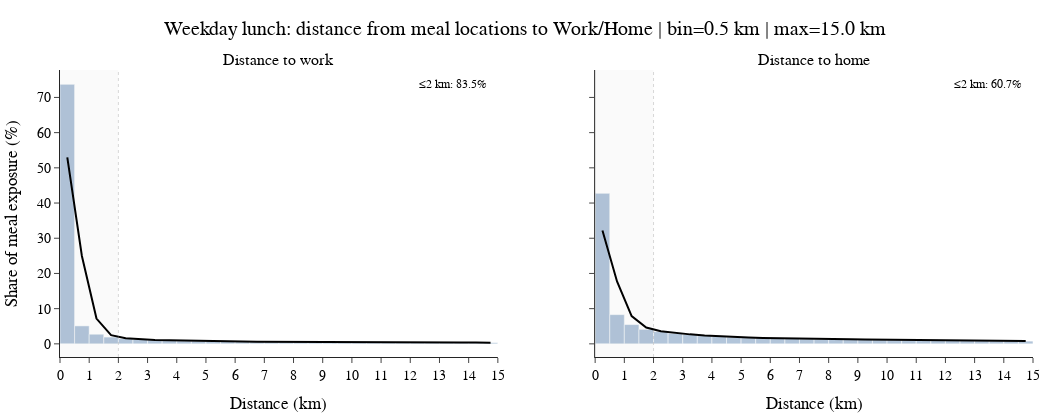
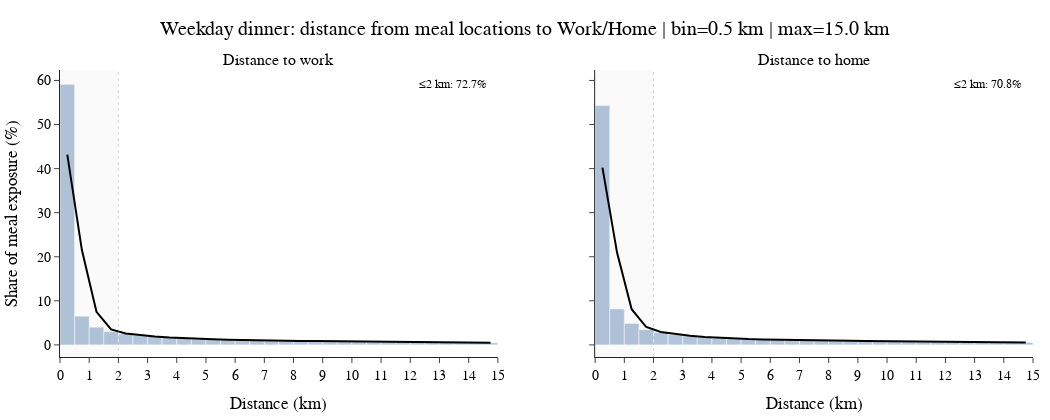

Notebook cell for these charts, in order:
### Code cell
# =========================================================
# Weekday lunch/dinner: meal-location distance to Work/Home
# (2 figures: lunch + dinner)
# =========================================================
from pathlib import Path

import numpy as np
import pandas as pd
import duckdb
import plotly.graph_objects as go
from plotly.subplots import make_subplots

# --- Config ---
WD_BIN_KM = 0.5
WD_MAX_KM = 15.0
WD_WEIGHT_MODE = "weight_share"  # "weight_share" | "location_share"
WD_SMOOTH_SIGMA_BINS = 1.0  # in bins (smaller -> closer to bars)
WD_RECOMPUTE = False

WD_SAVE_PNG = True
WD_PNG_SCALE = 2
WD_PNG_DIR = OUT_CITY_DIR / "figures_meal_distance"
WD_PNG_DIR.mkdir(parents=True, exist_ok=True)

# Font (used for notebook display + PNG export; for PNG it must be available to Kaleido/Chrome).
WD_FONT_PATH = Path(r"E:\\OneDrive\\HKU\\Project\\202512_EFE\\OptimaLTPro-Roman.otf")
WD_FONT_FAMILY: str | None = None
if WD_FONT_PATH.exists():
    try:
        from matplotlib.font_manager import FontProperties

        WD_FONT_FAMILY = FontProperties(fname=str(WD_FONT_PATH)).get_name()
    except Exception:
        WD_FONT_FAMILY = None
if WD_FONT_FAMILY is None:
    WD_FONT_FAMILY = "Arial"
print("[font]", WD_FONT_FAMILY, "| file exists:", WD_FONT_PATH.exists())

assert OUT_FILE.exists(), f"Missing output parquet: {OUT_FILE}"


def _fmt_float(x: float) -> str:
    return str(x).replace(".", "p")


def _save_png(fig: go.Figure, stem: str) -> Path | None:
    if not WD_SAVE_PNG:
        return None
    out = WD_PNG_DIR / (
        f"{stem}_{WD_WEIGHT_MODE}_bin{_fmt_float(WD_BIN_KM)}km_max{_fmt_float(WD_MAX_KM)}km.png"
    )
    fig.write_image(str(out), scale=int(WD_PNG_SCALE))
    print("[OK] Saved:", out)
    return out


def _gaussian_smooth_edge(y: np.ndarray, sigma_bins: float) -> np.ndarray:
    """Gaussian smoothing with edge padding (avoids the start being biased low)."""
    if sigma_bins <= 0:
        return y
    radius = int(np.ceil(3 * sigma_bins))
    x = np.arange(-radius, radius + 1)
    k = np.exp(-0.5 * (x / sigma_bins) ** 2)
    k = k / k.sum()
    ypad = np.pad(y, (radius, radius), mode="edge")
    return np.convolve(ypad, k, mode="valid")


def _ensure_pop_bins(window: str, is_weekend: bool) -> pd.DataFrame:
    """Return binned distance distribution for (window, is_weekend). Cached to parquet."""
    global con, grid_ll, ses_ll
    if "con" not in globals():
        con = duckdb.connect()
    if "grid_ll" not in globals():
        if "_grid_lookup_from_meta" not in globals():
            raise RuntimeError("Please run the previous population-distance cell first (it defines grid_ll).")
        grid_ll = _grid_lookup_from_meta(Path(GRID_META_VIZ))
    if "ses_ll" not in globals():
        if "_build_ses_ll" not in globals():
            raise RuntimeError("Please run the previous population-distance cell first (it defines ses_ll).")
        ses_ll = _build_ses_ll()

    con.register("grid_ll", grid_ll)
    con.register("ses_ll", ses_ll)

    cache = OUT_CITY_DIR / f"pop_meal_dist_{CITY}_{window}_{is_weekend}.parquet"
    if cache.exists() and not WD_RECOMPUTE:
        return con.execute("select * from read_parquet(?)", [str(cache)]).fetchdf()

    bin_km = float(WD_BIN_KM)
    max_km = float(WD_MAX_KM)

    sql = f'''
    with base as (
      select
        uuid,
        regexp_extract(grid_uid, '.*_(\\d+)_\\d+$', 1)::int as col,
        regexp_extract(grid_uid, '.*_\\d+_(\\d+)$', 1)::int as row,
        sum(tau_filled_min) as w_sum
      from read_parquet(?)
      where "window" = ? and is_weekend = ?
      group by 1,2,3
    ),
    joined as (
      select
        b.w_sum,
        g.lon,
        g.lat,
        s.home_lon,
        s.home_lat,
        s.work_lon,
        s.work_lat
      from base b
      join grid_ll g using(col, row)
      join ses_ll s using(uuid)
    ),
    dist as (
      select
        'home' as place,
        6371.0 * 2 * asin(least(1.0, sqrt(
          pow(sin(radians(home_lat - lat) / 2), 2)
          + cos(radians(lat)) * cos(radians(home_lat))
          * pow(sin(radians(home_lon - lon) / 2), 2)
        ))) as dist_km,
        1::bigint as n_locs,
        w_sum as w_sum
      from joined
      where home_lon is not null and home_lat is not null

      union all

      select
        'work' as place,
        6371.0 * 2 * asin(least(1.0, sqrt(
          pow(sin(radians(work_lat - lat) / 2), 2)
          + cos(radians(lat)) * cos(radians(work_lat))
          * pow(sin(radians(work_lon - lon) / 2), 2)
        ))) as dist_km,
        1::bigint as n_locs,
        w_sum as w_sum
      from joined
      where work_lon is not null and work_lat is not null
    ),
    binned as (
      select
        place,
        floor(dist_km / {bin_km}) * {bin_km} as bin_km,
        sum(n_locs) as n_locs,
        sum(w_sum) as w_sum
      from dist
      where dist_km >= 0 and dist_km < {max_km}
      group by 1,2
    )
    select * from binned
    order by place, bin_km
    '''

    params: list[object] = [str(OUT_FILE), window, bool(is_weekend)]
    con.execute(f"COPY ({sql}) TO '{cache.as_posix()}' (FORMAT PARQUET)", params)
    return con.execute("select * from read_parquet(?)", [str(cache)]).fetchdf()


def _plot_work_home(bins_df: pd.DataFrame, *, title: str) -> go.Figure:
    df = bins_df.copy()
    df["bin_km"] = pd.to_numeric(df["bin_km"], errors="coerce")
    df["n_locs"] = pd.to_numeric(df["n_locs"], errors="coerce")
    df["w_sum"] = pd.to_numeric(df["w_sum"], errors="coerce")

    bin_km = float(WD_BIN_KM)
    max_km = float(WD_MAX_KM)
    bin_starts = np.arange(0.0, max_km, bin_km)
    centers = bin_starts + bin_km / 2

    val_col = "n_locs" if WD_WEIGHT_MODE == "location_share" else "w_sum"
    y_title = "Share of meal locations (%)" if WD_WEIGHT_MODE == "location_share" else "Share of meal exposure (%)"

    fig = make_subplots(
        rows=1,
        cols=2,
        shared_yaxes=True,
        subplot_titles=["Distance to work", "Distance to home"],
    )

    def add(place: str, col: int):
        s = df.loc[df["place"] == place].set_index("bin_km")[val_col]
        s = s.reindex(bin_starts, fill_value=0.0)
        share = s.to_numpy(dtype=float)
        share = share / share.sum() if share.sum() > 0 else share
        pct = 100.0 * share
        smooth = _gaussian_smooth_edge(pct, sigma_bins=float(WD_SMOOTH_SIGMA_BINS))

        fig.add_trace(
            go.Bar(
                x=centers,
                y=pct,
                width=bin_km,
                name="bin %",
                opacity=0.65,
                marker_color="rgba(76, 120, 168, 0.65)",
                showlegend=False,
            ),
            row=1,
            col=col,
        )
        fig.add_trace(
            go.Scatter(
                x=centers,
                y=smooth,
                mode="lines",
                name="smooth",
                line={"color": "black", "width": 2},
                showlegend=False,
            ),
            row=1,
            col=col,
        )

        # Highlight the short-distance range.
        fig.add_vrect(
            x0=0,
            x1=2.0,
            fillcolor="rgba(0,0,0,0.06)",
            line_width=0,
            row=1,
            col=col,
        )
        fig.add_vline(x=2.0, line_width=1, line_dash="dot", line_color="gray", row=1, col=col)

        # Highlight: cumulative share within 2km.
        within2 = float(pct[centers <= 2.0].sum())
        xref = "x domain" if col == 1 else f"x{col} domain"
        fig.add_annotation(
            x=0.98,
            y=0.98,
            xref=xref,
            yref="y domain",
            text=f"≤2 km: {within2:.1f}%",
            showarrow=False,
            font={"family": WD_FONT_FAMILY, "size": 12, "color": "black"},
            align="right",
        )

    add("work", 1)
    add("home", 2)

    fig.update_layout(
        title=title,
        height=420,
        width=1050,
        template="simple_white",
        font={"family": WD_FONT_FAMILY, "size": 14, "color": "black"},
        margin={"r": 10, "t": 70, "l": 10, "b": 10},
        title_x=0.5,
    )
    fig.update_xaxes(title_text="Distance (km)", range=[0, max_km], dtick=1, row=1, col=1)
    fig.update_xaxes(title_text="Distance (km)", range=[0, max_km], dtick=1, row=1, col=2)
    fig.update_yaxes(title_text=y_title, row=1, col=1)
    return fig


# 1) Weekday lunch
bins_wd_lunch = _ensure_pop_bins("lunch", False)
fig_wd_lunch = _plot_work_home(
    bins_wd_lunch,
    title=f"Weekday lunch: distance from meal locations to Work/Home | bin={WD_BIN_KM} km | max={WD_MAX_KM} km",
)

# 2) Weekday dinner
bins_wd_dinner = _ensure_pop_bins("dinner", False)
fig_wd_dinner = _plot_work_home(
    bins_wd_dinner,
    title=f"Weekday dinner: distance from meal locations to Work/Home | bin={WD_BIN_KM} km | max={WD_MAX_KM} km",
)

display(fig_wd_lunch)
_save_png(fig_wd_lunch, "weekday_lunch_dist_work_home")
display(fig_wd_dinner)
_save_png(fig_wd_dinner, "weekday_dinner_dist_work_home")

### Figure 1 — Plotly figure (JSON) as saved in the notebook; plotly's stock layout.template omitted (floating-point values rounded to 4 significant figures)
{"data": [{"marker": {"color": "rgba(76, 120, 168, 0.65)"}, "name": "bin %", "opacity": 0.65, "showlegend": false, "type": "bar", "width": 0.5, "x": [0.25, 0.75, 1.25, 1.75, 2.25, 2.75, 3.25, 3.75, 4.25, 4.75, 5.25, 5.75, 6.25, 6.75, 7.25, 7.75, 8.25, 8.75, 9.25, 9.75, 10.25, 10.75, 11.25, 11.75, 12.25, 12.75, 13.25, 13.75, 14.25, 14.75], "xaxis": "x", "y": [73.72, 5.103, 2.738, 1.927, 1.509, 1.264, 1.104, 0.9825, 0.8631, 0.7919, 0.8051, 0.673, 0.63, 0.6035, 0.5669, 0.5395, 0.5516, 0.526, 0.5188, 0.4833, 0.4749, 0.4419, 0.4389, 0.4554, 0.4284, 0.4108, 0.4005, 0.3701, 0.3485, 0.3361], "yaxis": "y"}, {"line": {"color": "black", "width": 2}, "mode": "lines", "name": "smooth", "showlegend": false, "type": "scatter", "x": [0.25, 0.75, 1.25, 1.75, 2.25, 2.75, 3.25, 3.75, 4.25, 4.75, 5.25, 5.75, 6.25, 6.75, 7.25, 7.75, 8.25, 8.75, 9.25, 9.75, 10.25, 10.75, 11.25, 11.75, 12.25, 12.75, 13.25, 13.75, 14.25, 14.75], "xaxis": "x", "y": [52.96, 24.96, 7.189, 2.472, 1.609, 1.31, 1.124, 0.9895, 0.8856, 0.8169, 0.7635, 0.6976, 0.6404, 0.602, 0.572, 0.5521, 0.5415, 0.5288, 0.5111, 0.49, 0.4695, 0.4524, 0.4451, 0.4416, 0.4295, 0.4126, 0.3943, 0.3727, 0.3531, 0.3412], "yaxis": "y"}, {"marker": {"color": "rgba(76, 120, 168, 0.65)"}, "name": "bin %", "opacity": 0.65, "showlegend": false, "type": "bar", "width": 0.5, "x": [0.25, 0.75, 1.25, 1.75, 2.25, 2.75, 3.25, 3.75, 4.25, 4.75, 5.25, 5.75, 6.25, 6.75, 7.25, 7.75, 8.25, 8.75, 9.25, 9.75, 10.25, 10.75, 11.25, 11.75, 12.25, 12.75, 13.25, 13.75, 14.25, 14.75], "xaxis": "x2", "y": [42.75, 8.298, 5.479, 4.121, 3.491, 3.018, 2.679, 2.345, 2.077, 1.921, 1.751, 1.697, 1.55, 1.519, 1.389, 1.304, 1.324, 1.276, 1.257, 1.191, 1.139, 1.079, 1.05, 1.042, 0.9885, 0.9468, 0.8977, 0.8444, 0.7928, 0.782], "yaxis": "y2"}, {"line": {"color": "black", "width": 2}, "mode": "lines", "name": "smooth", "showlegend": false, "type": "scatter", "x": [0.25, 0.75, 1.25, 1.75, 2.25, 2.75, 3.25, 3.75, 4.25, 4.75, 5.25, 5.75, 6.25, 6.75, 7.25, 7.75, 8.25, 8.75, 9.25, 9.75, 10.25, 10.75, 11.25, 11.75, 12.25, 12.75, 13.25, 13.75, 14.25, 14.75], "xaxis": "x2", "y": [32.23, 17.72, 7.893, 4.628, 3.609, 3.08, 2.695, 2.377, 2.122, 1.93, 1.787, 1.677, 1.581, 1.493, 1.406, 1.34, 1.308, 1.28, 1.242, 1.193, 1.139, 1.091, 1.057, 1.027, 0.9894, 0.9444, 0.896, 0.8473, 0.8084, 0.7885], "yaxis": "y2"}], "layout": {"annotations": [{"font": {"size": 16}, "showarrow": false, "text": "Distance to work", "x": 0.225, "xanchor": "center", "xref": "paper", "y": 1, "yanchor": "bottom", "yref": "paper"}, {"font": {"size": 16}, "showarrow": false, "text": "Distance to home", "x": 0.775, "xanchor": "center", "xref": "paper", "y": 1, "yanchor": "bottom", "yref": "paper"}, {"align": "right", "font": {"color": "black", "family": "Optima LT Pro", "size": 12}, "showarrow": false, "text": "≤2 km: 83.5%", "x": 0.98, "xref": "x domain", "y": 0.98, "yref": "y domain"}, {"align": "right", "font": {"color": "black", "family": "Optima LT Pro", "size": 12}, "showarrow": false, "text": "≤2 km: 60.7%", "x": 0.98, "xref": "x2 domain", "y": 0.98, "yref": "y domain"}], "font": {"color": "black", "family": "Optima LT Pro", "size": 14}, "height": 420, "margin": {"b": 10, "l": 10, "r": 10, "t": 70}, "shapes": [{"fillcolor": "rgba(0,0,0,0.06)", "line": {"width": 0}, "type": "rect", "x0": 0, "x1": 2, "xref": "x", "y0": 0, "y1": 1, "yref": "y domain"}, {"line": {"color": "gray", "dash": "dot", "width": 1}, "type": "line", "x0": 2, "x1": 2, "xref": "x", "y0": 0, "y1": 1, "yref": "y domain"}, {"fillcolor": "rgba(0,0,0,0.06)", "line": {"width": 0}, "type": "rect", "x0": 0, "x1": 2, "xref": "x2", "y0": 0, "y1": 1, "yref": "y2 domain"}, {"line": {"color": "gray", "dash": "dot", "width": 1}, "type": "line", "x0": 2, "x1": 2, "xref": "x2", "y0": 0, "y1": 1, "yref": "y2 domain"}], "title": {"text": "Weekday lunch: distance from meal locations to Work/Home | bin=0.5 km | max=15.0 km", "x": 0.5}, "width": 1050, "xaxis": {"anchor": "y", "domain": [0, 0.45], "dtick": 1, "range": [0, 15], "title": {"text": "Distance (km)"}}, "xaxis2": {"anchor": "y2", "domain": [0.55, 1], "dtick": 1, "range": [0, 15], "title": {"text": "Distance (km)"}}, "yaxis": {"anchor": "x", "domain": [0, 1], "title": {"text": "Share of meal exposure (%)"}}, "yaxis2": {"anchor": "x2", "domain": [0, 1], "matches": "y", "showticklabels": false}}}

### Figure 2 — Plotly figure (JSON) as saved in the notebook; plotly's stock layout.template omitted (floating-point values rounded to 4 significant figures)
{"data": [{"marker": {"color": "rgba(76, 120, 168, 0.65)"}, "name": "bin %", "opacity": 0.65, "showlegend": false, "type": "bar", "width": 0.5, "x": [0.25, 0.75, 1.25, 1.75, 2.25, 2.75, 3.25, 3.75, 4.25, 4.75, 5.25, 5.75, 6.25, 6.75, 7.25, 7.75, 8.25, 8.75, 9.25, 9.75, 10.25, 10.75, 11.25, 11.75, 12.25, 12.75, 13.25, 13.75, 14.25, 14.75], "xaxis": "x", "y": [59.12, 6.523, 4.022, 3.005, 2.493, 2.182, 1.911, 1.667, 1.496, 1.336, 1.298, 1.145, 1.077, 1.025, 0.9627, 0.898, 0.883, 0.8639, 0.8432, 0.7795, 0.7592, 0.726, 0.7157, 0.6976, 0.6876, 0.6561, 0.6187, 0.5871, 0.5266, 0.4965], "yaxis": "y"}, {"line": {"color": "black", "width": 2}, "mode": "lines", "name": "smooth", "showlegend": false, "type": "scatter", "x": [0.25, 0.75, 1.25, 1.75, 2.25, 2.75, 3.25, 3.75, 4.25, 4.75, 5.25, 5.75, 6.25, 6.75, 7.25, 7.75, 8.25, 8.75, 9.25, 9.75, 10.25, 10.75, 11.25, 11.75, 12.25, 12.75, 13.25, 13.75, 14.25, 14.75], "xaxis": "x", "y": [43.16, 21.51, 7.51, 3.517, 2.607, 2.213, 1.929, 1.697, 1.512, 1.375, 1.269, 1.17, 1.087, 1.023, 0.9645, 0.9156, 0.8843, 0.8608, 0.8301, 0.7918, 0.7584, 0.7332, 0.7147, 0.6988, 0.6799, 0.6529, 0.6187, 0.579, 0.5378, 0.5093], "yaxis": "y"}, {"marker": {"color": "rgba(76, 120, 168, 0.65)"}, "name": "bin %", "opacity": 0.65, "showlegend": false, "type": "bar", "width": 0.5, "x": [0.25, 0.75, 1.25, 1.75, 2.25, 2.75, 3.25, 3.75, 4.25, 4.75, 5.25, 5.75, 6.25, 6.75, 7.25, 7.75, 8.25, 8.75, 9.25, 9.75, 10.25, 10.75, 11.25, 11.75, 12.25, 12.75, 13.25, 13.75, 14.25, 14.75], "xaxis": "x2", "y": [54.3, 8.163, 4.871, 3.46, 2.812, 2.342, 2.053, 1.776, 1.57, 1.43, 1.313, 1.25, 1.17, 1.108, 0.9901, 0.957, 0.9724, 0.9156, 0.9098, 0.8485, 0.8156, 0.7699, 0.7435, 0.7318, 0.7133, 0.6627, 0.6381, 0.5907, 0.5657, 0.5595], "yaxis": "y2"}, {"line": {"color": "black", "width": 2}, "mode": "lines", "name": "smooth", "showlegend": false, "type": "scatter", "x": [0.25, 0.75, 1.25, 1.75, 2.25, 2.75, 3.25, 3.75, 4.25, 4.75, 5.25, 5.75, 6.25, 6.75, 7.25, 7.75, 8.25, 8.75, 9.25, 9.75, 10.25, 10.75, 11.25, 11.75, 12.25, 12.75, 13.25, 13.75, 14.25, 14.75], "xaxis": "x2", "y": [40.24, 20.95, 8.092, 4.057, 2.944, 2.424, 2.074, 1.808, 1.6, 1.446, 1.334, 1.248, 1.173, 1.094, 1.02, 0.9754, 0.9526, 0.9264, 0.8943, 0.8548, 0.8138, 0.7771, 0.7494, 0.7284, 0.7028, 0.6688, 0.6328, 0.5987, 0.5742, 0.563], "yaxis": "y2"}], "layout": {"annotations": [{"font": {"size": 16}, "showarrow": false, "text": "Distance to work", "x": 0.225, "xanchor": "center", "xref": "paper", "y": 1, "yanchor": "bottom", "yref": "paper"}, {"font": {"size": 16}, "showarrow": false, "text": "Distance to home", "x": 0.775, "xanchor": "center", "xref": "paper", "y": 1, "yanchor": "bottom", "yref": "paper"}, {"align": "right", "font": {"color": "black", "family": "Optima LT Pro", "size": 12}, "showarrow": false, "text": "≤2 km: 72.7%", "x": 0.98, "xref": "x domain", "y": 0.98, "yref": "y domain"}, {"align": "right", "font": {"color": "black", "family": "Optima LT Pro", "size": 12}, "showarrow": false, "text": "≤2 km: 70.8%", "x": 0.98, "xref": "x2 domain", "y": 0.98, "yref": "y domain"}], "font": {"color": "black", "family": "Optima LT Pro", "size": 14}, "height": 420, "margin": {"b": 10, "l": 10, "r": 10, "t": 70}, "shapes": [{"fillcolor": "rgba(0,0,0,0.06)", "line": {"width": 0}, "type": "rect", "x0": 0, "x1": 2, "xref": "x", "y0": 0, "y1": 1, "yref": "y domain"}, {"line": {"color": "gray", "dash": "dot", "width": 1}, "type": "line", "x0": 2, "x1": 2, "xref": "x", "y0": 0, "y1": 1, "yref": "y domain"}, {"fillcolor": "rgba(0,0,0,0.06)", "line": {"width": 0}, "type": "rect", "x0": 0, "x1": 2, "xref": "x2", "y0": 0, "y1": 1, "yref": "y2 domain"}, {"line": {"color": "gray", "dash": "dot", "width": 1}, "type": "line", "x0": 2, "x1": 2, "xref": "x2", "y0": 0, "y1": 1, "yref": "y2 domain"}], "title": {"text": "Weekday dinner: distance from meal locations to Work/Home | bin=0.5 km | max=15.0 km", "x": 0.5}, "width": 1050, "xaxis": {"anchor": "y", "domain": [0, 0.45], "dtick": 1, "range": [0, 15], "title": {"text": "Distance (km)"}}, "xaxis2": {"anchor": "y2", "domain": [0.55, 1], "dtick": 1, "range": [0, 15], "title": {"text": "Distance (km)"}}, "yaxis": {"anchor": "x", "domain": [0, 1], "title": {"text": "Share of meal exposure (%)"}}, "yaxis2": {"anchor": "x2", "domain": [0, 1], "matches": "y", "showticklabels": false}}}
